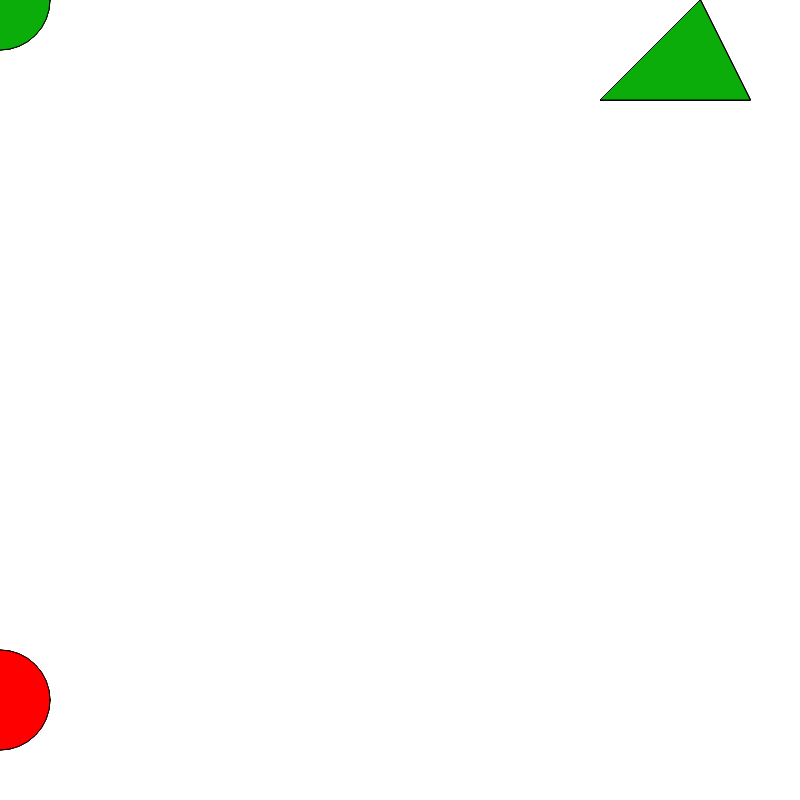
Frame 1 (no input)
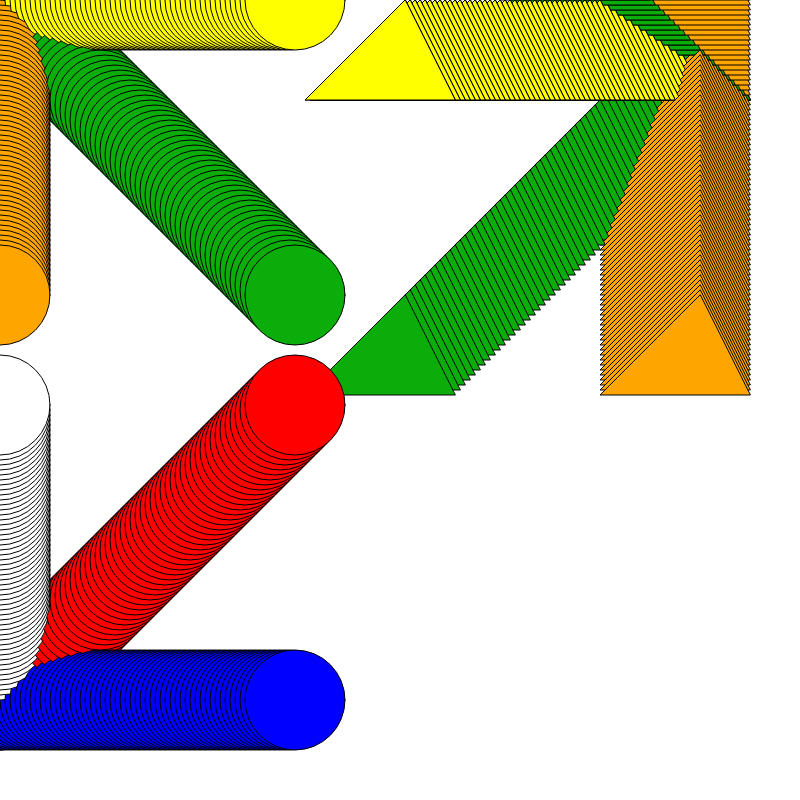
Frame 60 (no input)
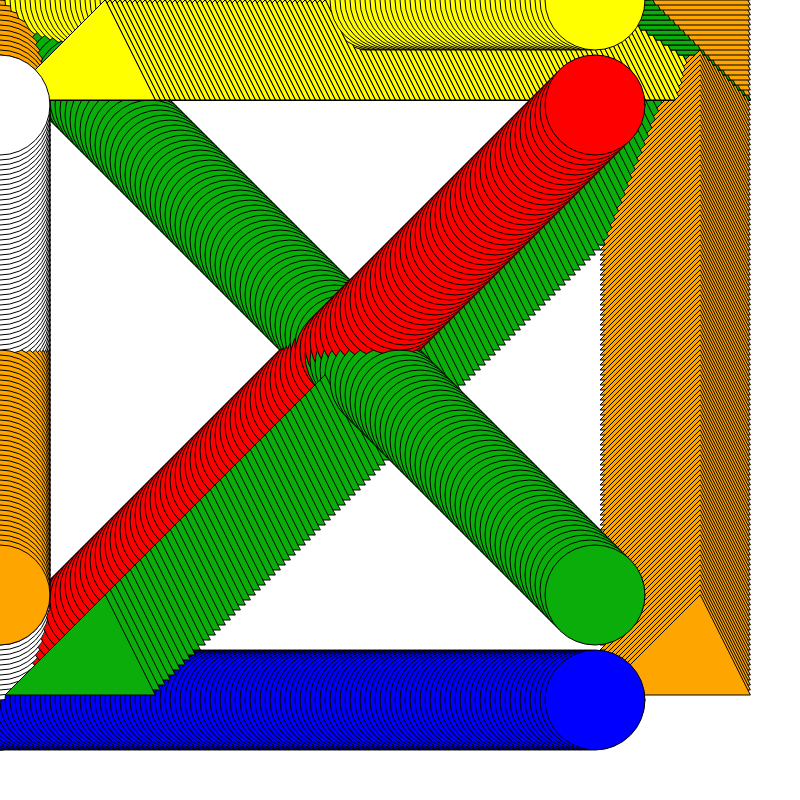
Frame 120 (the mouse pressed at the canvas centre since frame 60)

The p5.js sketch that drew these frames (run headless with seeded random() and noise() and a simulated clock; from frame 60 on, the mouse is pressed at the canvas centre):

// p5.js sketch
// ── sketch.js
var offset=0

function setup() {
  createCanvas(800, 800);
}
function draw() {
  // background(255,255,255);
  
  fill('yellow')
  ellipse(0+offset,0,100,100)
  fill('orange')
  ellipse(0,0+offset,100,100)
  fill('rgb(11,173,11)')
  ellipse(0+offset,0+offset,100,100)
  
  fill('yellow')
  triangle(700-offset,0,600-offset,100,750-offset, 100)
  fill('orange')
  triangle(700,0+offset,600,100+offset,750, 100+offset)
  fill('rgb(11,173,11)')
  triangle(700-offset,0+offset,600-offset,100+offset,750-offset, 100+offset)
  
  fill('yellow')
  triangle(700-offset,0,600-offset,100,750-offset,100)
  fill('orange')
  triangle(700,0-offset,600,100-offset,750,100-offset)
  fill('rgb(11,173,11)')
  triangle(700-offset,0-offset,    600-offset,100-offset,    750-offset,100-offset)
  
  fill('blue')
  ellipse(0+offset,700,100,100)
  fill('white')
  ellipse(0,700-offset,100,100)
  fill('red')
  ellipse(0+offset,700-offset,100,100)
  
  
 offset=offset +5
  
  if(offset>800){
    offset=0
  }
  
    
}
